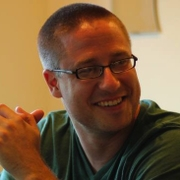
//> input picture examples/picture.jpg, 180 x 180 px
$ ./smoothen ../../picture.jpg   (built with g++ and OpenCV 4)
//> lines starting //> are read from the running program, lines starting //| are printed output that depends on the picture
#include "opencv2/imgproc/imgproc.hpp"
#include "opencv2/highgui/highgui.hpp"

using namespace std;
using namespace cv;

/// Global Variables
int DELAY_CAPTION = 1500;
int DELAY_BLUR = 100;
int MAX_KERNEL_LENGTH = 31;

Mat src; Mat dst;
char window_name[] = "Filter Demo 1";

/// Function headers
int display_caption( char* caption );
int display_dst( int delay );

/**
 * function main
 */
 int main( int argc, char** argv )
 {
   namedWindow( window_name, CV_WINDOW_AUTOSIZE );

   /// Load the source image
   src = imread( argv[1], 1 );
//> src is the input picture: 180 rows x 180 cols, CV_8UC3; mean B, G, R 64.6, 95.5, 126

   if( display_caption( "Original Image" ) != 0 ) { return 0; }

   dst = src.clone();
   if( display_dst( DELAY_CAPTION ) != 0 ) { return 0; }

   /// Applying Homogeneous blur
   if( display_caption( "Homogeneous Blur" ) != 0 ) { return 0; }

   for ( int i = 1; i < MAX_KERNEL_LENGTH; i = i + 2 )
       { blur( src, dst, Size( i, i ), Point(-1,-1) );
         if( display_dst( DELAY_BLUR ) != 0 ) { return 0; } }
//> this loop made 15 passes
//> pass 3, `{ blur( src, dst, Size( i, i ), Point(-1,-1) );`:
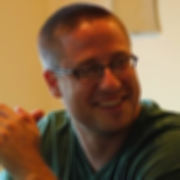
//> dst: 180 rows x 180 cols, CV_8UC3; mean B, G, R 64.7, 95.5, 126
//> after the loop:
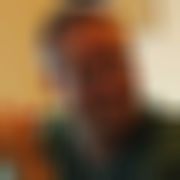
//> dst: 180 rows x 180 cols, CV_8UC3; mean B, G, R 64.6, 95.4, 125.9

    /// Applying Gaussian blur
    if( display_caption( "Gaussian Blur" ) != 0 ) { return 0; }

    for ( int i = 1; i < MAX_KERNEL_LENGTH; i = i + 2 )
        { GaussianBlur( src, dst, Size( i, i ), 0, 0 );
          if( display_dst( DELAY_BLUR ) != 0 ) { return 0; } }
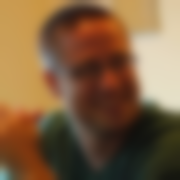
//> dst: 180 rows x 180 cols, CV_8UC3; mean B, G, R 64.6, 95.5, 125.9

     /// Applying Median blur
     if( display_caption( "Median Blur" ) != 0 ) { return 0; }

     for ( int i = 1; i < MAX_KERNEL_LENGTH; i = i + 2 )
         { medianBlur ( src, dst, i );
           if( display_dst( DELAY_BLUR ) != 0 ) { return 0; } }
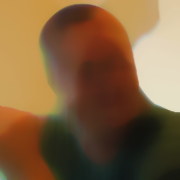
//> dst: 180 rows x 180 cols, CV_8UC3; mean B, G, R 62.1, 95.5, 127.2

     /// Applying Bilateral Filter
     if( display_caption( "Bilateral Blur" ) != 0 ) { return 0; }

     for ( int i = 1; i < MAX_KERNEL_LENGTH; i = i + 2 )
         { bilateralFilter ( src, dst, i, i*2, i/2 );
           if( display_dst( DELAY_BLUR ) != 0 ) { return 0; } }
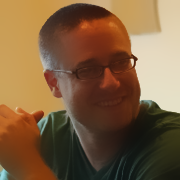
//> dst: 180 rows x 180 cols, CV_8UC3; mean B, G, R 64.1, 95.2, 125.9

     /// Wait until user press a key
     display_caption( "End: Press a key!" );

     waitKey(0);
     return 0;
 }

 int display_caption( char* caption )
 {
   dst = Mat::zeros( src.size(), src.type() );
   putText( dst, caption,
            Point( src.cols/4, src.rows/2),
            CV_FONT_HERSHEY_COMPLEX, 1, Scalar(255, 255, 255) );

   imshow( window_name, dst );
   int c = waitKey( DELAY_CAPTION );
   if( c >= 0 ) { return -1; }
   return 0;
  }

  int display_dst( int delay )
  {
    imshow( window_name, dst );
    int c = waitKey ( delay );
    if( c >= 0 ) { return -1; }
    return 0;
  }
